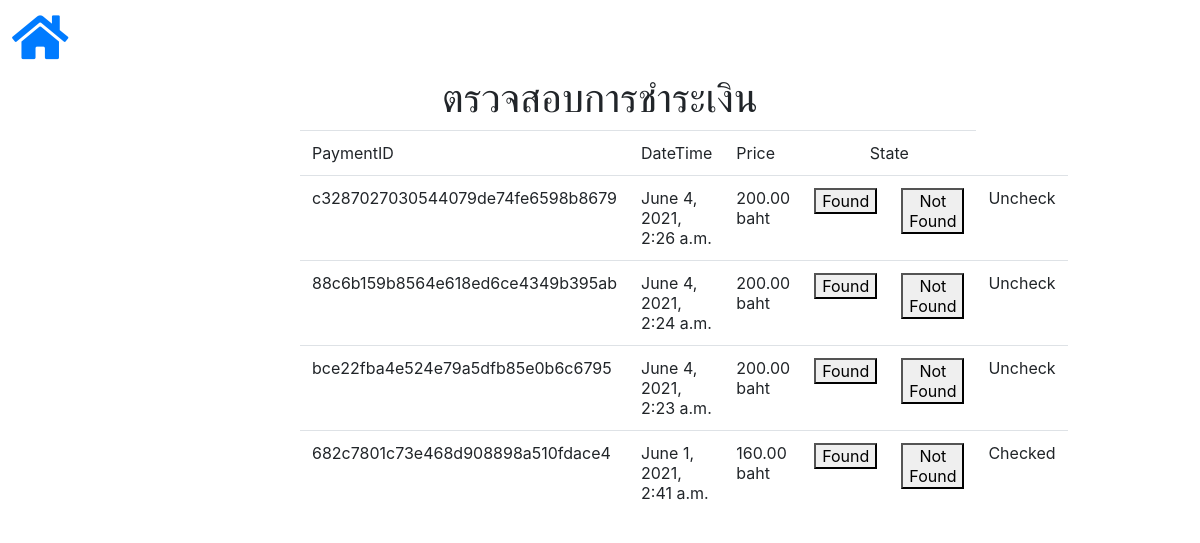
Screenshot of /adminsite/checkpayment/ (signed in) with the database file from the repository.
### booking/models.py (models this page shows)
class Payment(models.Model):
    class Meta:
        db_table = 'bcb_payment'
    paymentid = models.CharField(max_length=32, unique=True)
    timestamp = models.DateTimeField(
        default=timezone.now)
    pay = models.DecimalField(max_digits=10, decimal_places=2)
    member = models.ForeignKey(
        Member, on_delete=models.CASCADE, null=True, db_constraint=False)
    group = models.ForeignKey(
        Group, on_delete=models.CASCADE, null=True, db_constraint=False)
    is_checked = models.BooleanField(default=False)
    is_founded = models.BooleanField(default=True)

### adminsite/views.py (the view, shortened to what this page needs)
# urls.py: path('checkpayment/', views.CheckPayment.as_view(), name='check_payment'),
class CheckPayment(PermissionRequiredMixin, View):
    permission_required = 'is_staff'
    login_url = '/adminsite/login/'
    def get(self, request):
        q_payment = booking_models.Payment.objects.all().order_by('is_checked', '-timestamp')
        return render(request, 'adminsite/check_payment.html', {'form': q_payment})

### func/disable.py (called while the page is built)
    def process_request(self, request):
        setattr(request, '_dont_enforce_csrf_checks', True)

### template/adminsite/check_payment.html (shortened to what this page needs)
{% extends 'adminsite/base_admin.html' %}
{% load crispy_forms_tags %}
{% block content %}
<h1>ตรวจสอบการชำระเงิน</h1>
<form action="{% url 'check_payment' %}" method="POST">
    <table class="table">
        <tr>
            <td>PaymentID</td>
            <td>DateTime</td>
            <td>Price</td>
            <td colspan="2"><center/>State</td>
        </tr>
        {% for payment in form %}
        <tr>
            <td>
                {{ payment.paymentid }}
            </td>
            <td>
                {{ payment.timestamp }}
            </td>
            <td>
                {{ payment.pay }} baht
            </td>
            <td>
                    <button type="submit" formmethod="post" name="found" value="{{ payment.paymentid }}">Found</button>
            </td>
            <td>
                    <button type="submit" formmethod="post" name="not_found" value="{{ payment.paymentid }}">Not Found</button>
            </td>
            <td>
                {% if not payment.is_checked %}
                    Uncheck
                {% else %}
                    Checked
                {% endif %}
            </td>
        </tr>
        {% endfor %}
    </table>
</form>
{% endblock %}

### template/adminsite/base_admin.html (style rules this page uses)
form { text-align: auto; margin-top: 0%; margin-left: 25%; margin-right: 25%; margin-bottom: 0%; }
h1 { text-align: center; }

### rows the page displays
Payment: paymentid "c3287027030544079de74fe6598b8679", timestamp "June 4, 2021, 2:26 a.m.", pay "200.00", is_checked "Uncheck"
Payment: paymentid "88c6b159b8564e618ed6ce4349b395ab", timestamp "June 4, 2021, 2:24 a.m.", pay "200.00", is_checked "Uncheck"
Payment: paymentid "bce22fba4e524e79a5dfb85e0b6c6795", timestamp "June 4, 2021, 2:23 a.m.", pay "200.00", is_checked "Uncheck"
Payment: paymentid "682c7801c73e468d908898a510fdace4", timestamp "June 1, 2021, 2:41 a.m.", pay "160.00", is_checked "Checked"
